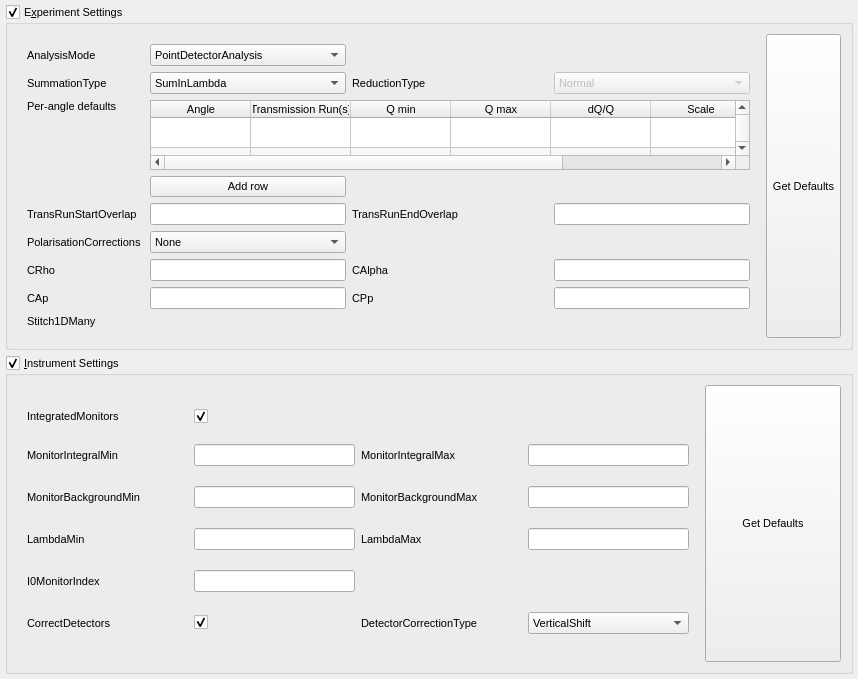
<?xml version="1.0" encoding="UTF-8"?>
<ui version="4.0">
 <class>ReflSettingsTabWidget</class>
 <widget class="QWidget" name="ReflSettingsTabWidget">
  <property name="geometry">
   <rect>
    <x>0</x>
    <y>0</y>
    <width>858</width>
    <height>679</height>
   </rect>
  </property>
  <property name="baseSize">
   <size>
    <width>0</width>
    <height>0</height>
   </size>
  </property>
  <property name="font">
   <font>
    <pointsize>8</pointsize>
    <weight>50</weight>
    <bold>false</bold>
   </font>
  </property>
  <property name="windowTitle">
   <string>Settings Tab</string>
  </property>
  <layout class="QVBoxLayout" name="settingsMainLayout" stretch="1,1">
   <property name="leftMargin">
    <number>5</number>
   </property>
   <property name="topMargin">
    <number>5</number>
   </property>
   <property name="rightMargin">
    <number>5</number>
   </property>
   <property name="bottomMargin">
    <number>5</number>
   </property>
   <item>
    <widget class="QGroupBox" name="expSettingsGroup">
     <property name="title">
      <string>E&amp;xperiment Settings</string>
     </property>
     <property name="checkable">
      <bool>true</bool>
     </property>
     <layout class="QHBoxLayout" name="horizontalLayout_2" stretch="10,2">
      <item>
       <layout class="QGridLayout" name="expSettingsLayout0" rowstretch="1,1,1,1,1,1,1,1,0,0,0,0" columnstretch="1,1,1,1">
        <property name="leftMargin">
         <number>10</number>
        </property>
        <property name="topMargin">
         <number>10</number>
        </property>
        <property name="rightMargin">
         <number>10</number>
        </property>
        <property name="bottomMargin">
         <number>10</number>
        </property>
        <item row="10" column="1">
         <widget class="QLineEdit" name="CApEdit"/>
        </item>
        <item row="1" column="0">
         <widget class="QLabel" name="summationTypeLabel">
          <property name="minimumSize">
           <size>
            <width>117</width>
            <height>0</height>
           </size>
          </property>
          <property name="text">
           <string>SummationType</string>
          </property>
         </widget>
        </item>
        <item row="10" column="0">
         <widget class="QLabel" name="CApLabel">
          <property name="text">
           <string>CAp</string>
          </property>
         </widget>
        </item>
        <item row="8" column="0">
         <widget class="QLabel" name="polCorrLabel">
          <property name="minimumSize">
           <size>
            <width>117</width>
            <height>0</height>
           </size>
          </property>
          <property name="text">
           <string>PolarisationCorrections</string>
          </property>
         </widget>
        </item>
        <item row="0" column="0">
         <widget class="QLabel" name="analysisModeLabel">
          <property name="text">
           <string>AnalysisMode</string>
          </property>
         </widget>
        </item>
        <item row="3" column="0">
         <widget class="QLabel" name="perAngleTableLabel">
          <property name="text">
           <string>Per-angle defaults</string>
          </property>
          <property name="alignment">
           <set>Qt::AlignLeading|Qt::AlignLeft|Qt::AlignTop</set>
          </property>
         </widget>
        </item>
        <item row="1" column="1">
         <widget class="QComboBox" name="summationTypeComboBox">
          <property name="sizePolicy">
           <sizepolicy hsizetype="Expanding" vsizetype="Fixed">
            <horstretch>0</horstretch>
            <verstretch>0</verstretch>
           </sizepolicy>
          </property>
          <item>
           <property name="text">
            <string>SumInLambda</string>
           </property>
          </item>
          <item>
           <property name="text">
            <string>SumInQ</string>
           </property>
          </item>
         </widget>
        </item>
        <item row="9" column="0">
         <widget class="QLabel" name="CRhoLabel">
          <property name="text">
           <string>CRho</string>
          </property>
         </widget>
        </item>
        <item row="0" column="1">
         <widget class="QComboBox" name="analysisModeComboBox">
          <property name="sizePolicy">
           <sizepolicy hsizetype="MinimumExpanding" vsizetype="Fixed">
            <horstretch>0</horstretch>
            <verstretch>0</verstretch>
           </sizepolicy>
          </property>
          <item>
           <property name="text">
            <string>PointDetectorAnalysis</string>
           </property>
          </item>
          <item>
           <property name="text">
            <string>MultiDetectorAnalysis</string>
           </property>
          </item>
         </widget>
        </item>
        <item row="8" column="1">
         <widget class="QComboBox" name="polCorrComboBox">
          <property name="sizePolicy">
           <sizepolicy hsizetype="MinimumExpanding" vsizetype="Fixed">
            <horstretch>0</horstretch>
            <verstretch>0</verstretch>
           </sizepolicy>
          </property>
          <item>
           <property name="text">
            <string>None</string>
           </property>
          </item>
          <item>
           <property name="text">
            <string>PA</string>
           </property>
          </item>
          <item>
           <property name="text">
            <string>PNR</string>
           </property>
          </item>
         </widget>
        </item>
        <item row="9" column="3">
         <widget class="QLineEdit" name="CAlphaEdit"/>
        </item>
        <item row="10" column="2">
         <widget class="QLabel" name="CPpLabel">
          <property name="minimumSize">
           <size>
            <width>117</width>
            <height>0</height>
           </size>
          </property>
          <property name="text">
           <string>CPp</string>
          </property>
         </widget>
        </item>
        <item row="9" column="1">
         <widget class="QLineEdit" name="CRhoEdit"/>
        </item>
        <item row="10" column="3">
         <widget class="QLineEdit" name="CPpEdit"/>
        </item>
        <item row="9" column="2">
         <widget class="QLabel" name="CAlphaLabel">
          <property name="minimumSize">
           <size>
            <width>117</width>
            <height>0</height>
           </size>
          </property>
          <property name="text">
           <string>CAlpha</string>
          </property>
         </widget>
        </item>
        <item row="6" column="1">
         <widget class="QPushButton" name="addPerAngleOptionsButton">
          <property name="toolTip">
           <string>Add another row to the per-angle options table</string>
          </property>
          <property name="whatsThis">
           <string>Adds another row to the per-angle options table so that additional angles can be added</string>
          </property>
          <property name="text">
           <string>Add row</string>
          </property>
         </widget>
        </item>
        <item row="7" column="0">
         <widget class="QLabel" name="startOverlapLabel">
          <property name="text">
           <string>TransRunStartOverlap</string>
          </property>
         </widget>
        </item>
        <item row="7" column="1">
         <widget class="QLineEdit" name="startOverlapEdit"/>
        </item>
        <item row="7" column="2">
         <widget class="QLabel" name="endOverlapLabel">
          <property name="minimumSize">
           <size>
            <width>117</width>
            <height>0</height>
           </size>
          </property>
          <property name="text">
           <string>TransRunEndOverlap</string>
          </property>
         </widget>
        </item>
        <item row="7" column="3">
         <widget class="QLineEdit" name="endOverlapEdit"/>
        </item>
        <item row="3" column="1" rowspan="3" colspan="3">
         <widget class="QTableWidget" name="optionsTable">
          <property name="sizePolicy">
           <sizepolicy hsizetype="MinimumExpanding" vsizetype="Expanding">
            <horstretch>0</horstretch>
            <verstretch>0</verstretch>
           </sizepolicy>
          </property>
          <property name="minimumSize">
           <size>
            <width>600</width>
            <height>0</height>
           </size>
          </property>
          <property name="toolTip">
           <string>Specify options based on the run angle. Leave the angle empty to specify defaults for all runs.</string>
          </property>
          <property name="whatsThis">
           <string>This table allows you to specify default values for runs that do not have values specified on the Runs tab. You can specify these on a per-angle basis, where the angle from the Runs table will be looked up in the this table and those options will be used where a match is found. You may also leave the angle blank in this table to specify the default options that should be used for all runs.</string>
          </property>
          <property name="alternatingRowColors">
           <bool>true</bool>
          </property>
          <property name="sortingEnabled">
           <bool>true</bool>
          </property>
          <property name="rowCount">
           <number>3</number>
          </property>
          <property name="columnCount">
           <number>7</number>
          </property>
          <attribute name="horizontalHeaderVisible">
           <bool>true</bool>
          </attribute>
          <attribute name="horizontalHeaderMinimumSectionSize">
           <number>40</number>
          </attribute>
          <attribute name="horizontalHeaderStretchLastSection">
           <bool>true</bool>
          </attribute>
          <attribute name="verticalHeaderVisible">
           <bool>false</bool>
          </attribute>
          <row>
           <property name="text">
            <string>New Row</string>
           </property>
          </row>
          <row>
           <property name="text">
            <string>New Row</string>
           </property>
          </row>
          <row>
           <property name="text">
            <string>New Row</string>
           </property>
          </row>
          <column>
           <property name="text">
            <string>Angle</string>
           </property>
           <property name="toolTip">
            <string/>
           </property>
          </column>
          <column>
           <property name="text">
            <string>Transmission Run(s)</string>
           </property>
          </column>
          <column>
           <property name="text">
            <string>Q min</string>
           </property>
          </column>
          <column>
           <property name="text">
            <string>Q max</string>
           </property>
          </column>
          <column>
           <property name="text">
            <string>dQ/Q</string>
           </property>
          </column>
          <column>
           <property name="text">
            <string>Scale</string>
           </property>
          </column>
          <column>
           <property name="text">
            <string>ProcessingInstructions</string>
           </property>
          </column>
         </widget>
        </item>
        <item row="1" column="3">
         <widget class="QComboBox" name="reductionTypeComboBox">
          <property name="enabled">
           <bool>false</bool>
          </property>
          <property name="sizePolicy">
           <sizepolicy hsizetype="Expanding" vsizetype="Fixed">
            <horstretch>0</horstretch>
            <verstretch>0</verstretch>
           </sizepolicy>
          </property>
          <item>
           <property name="text">
            <string>Normal</string>
           </property>
          </item>
          <item>
           <property name="text">
            <string>DivergentBeam</string>
           </property>
          </item>
          <item>
           <property name="text">
            <string>NonFlatSample</string>
           </property>
          </item>
         </widget>
        </item>
        <item row="1" column="2">
         <widget class="QLabel" name="reductionTypeLabel">
          <property name="minimumSize">
           <size>
            <width>117</width>
            <height>0</height>
           </size>
          </property>
          <property name="text">
           <string>ReductionType</string>
          </property>
         </widget>
        </item>
        <item row="11" column="0">
         <widget class="QLabel" name="stitchLabel">
          <property name="text">
           <string>Stitch1DMany</string>
          </property>
         </widget>
        </item>
       </layout>
      </item>
      <item>
       <widget class="QPushButton" name="getExpDefaultsButton">
        <property name="sizePolicy">
         <sizepolicy hsizetype="Preferred" vsizetype="Expanding">
          <horstretch>0</horstretch>
          <verstretch>0</verstretch>
         </sizepolicy>
        </property>
        <property name="minimumSize">
         <size>
          <width>71</width>
          <height>32</height>
         </size>
        </property>
        <property name="text">
         <string>Get Defaults</string>
        </property>
        <property name="fixedWidth" stdset="0">
         <number>70</number>
        </property>
        <property name="fixedHeight" stdset="0">
         <number>100</number>
        </property>
        <layout class="QHBoxLayout" name="getExpDefaultsButtonLayout"/>
       </widget>
      </item>
     </layout>
    </widget>
   </item>
   <item>
    <widget class="QGroupBox" name="instSettingsGroup">
     <property name="title">
      <string>&amp;Instrument Settings</string>
     </property>
     <property name="checkable">
      <bool>true</bool>
     </property>
     <layout class="QHBoxLayout" name="horizontalLayout" stretch="10,2">
      <item>
       <layout class="QGridLayout" name="instSettingsLayout0" rowstretch="1,1,1,1,1,1" columnstretch="1,1,1,1">
        <property name="leftMargin">
         <number>10</number>
        </property>
        <property name="topMargin">
         <number>10</number>
        </property>
        <property name="rightMargin">
         <number>10</number>
        </property>
        <property name="bottomMargin">
         <number>10</number>
        </property>
        <item row="5" column="0">
         <widget class="QLabel" name="correctDetectorsLabel">
          <property name="minimumSize">
           <size>
            <width>117</width>
            <height>0</height>
           </size>
          </property>
          <property name="text">
           <string>CorrectDetectors</string>
          </property>
         </widget>
        </item>
        <item row="5" column="3">
         <widget class="QComboBox" name="detectorCorrectionTypeComboBox">
          <property name="sizePolicy">
           <sizepolicy hsizetype="Expanding" vsizetype="Fixed">
            <horstretch>0</horstretch>
            <verstretch>0</verstretch>
           </sizepolicy>
          </property>
          <item>
           <property name="text">
            <string>VerticalShift</string>
           </property>
          </item>
          <item>
           <property name="text">
            <string>RotateAroundSample</string>
           </property>
          </item>
         </widget>
        </item>
        <item row="3" column="0">
         <widget class="QLabel" name="lamMinLabel">
          <property name="minimumSize">
           <size>
            <width>117</width>
            <height>0</height>
           </size>
          </property>
          <property name="text">
           <string>LambdaMin</string>
          </property>
         </widget>
        </item>
        <item row="1" column="0">
         <widget class="QLabel" name="monIntMinLabel">
          <property name="sizePolicy">
           <sizepolicy hsizetype="MinimumExpanding" vsizetype="Preferred">
            <horstretch>0</horstretch>
            <verstretch>0</verstretch>
           </sizepolicy>
          </property>
          <property name="minimumSize">
           <size>
            <width>117</width>
            <height>0</height>
           </size>
          </property>
          <property name="text">
           <string>MonitorIntegralMin</string>
          </property>
         </widget>
        </item>
        <item row="4" column="1">
         <widget class="QLineEdit" name="I0MonIndexEdit">
          <property name="sizePolicy">
           <sizepolicy hsizetype="MinimumExpanding" vsizetype="Fixed">
            <horstretch>0</horstretch>
            <verstretch>0</verstretch>
           </sizepolicy>
          </property>
          <property name="minimumSize">
           <size>
            <width>154</width>
            <height>0</height>
           </size>
          </property>
         </widget>
        </item>
        <item row="3" column="1">
         <widget class="QLineEdit" name="lamMinEdit">
          <property name="sizePolicy">
           <sizepolicy hsizetype="MinimumExpanding" vsizetype="Fixed">
            <horstretch>0</horstretch>
            <verstretch>0</verstretch>
           </sizepolicy>
          </property>
          <property name="minimumSize">
           <size>
            <width>154</width>
            <height>0</height>
           </size>
          </property>
         </widget>
        </item>
        <item row="4" column="0">
         <widget class="QLabel" name="I0MonIndexLabel">
          <property name="minimumSize">
           <size>
            <width>117</width>
            <height>0</height>
           </size>
          </property>
          <property name="text">
           <string>I0MonitorIndex</string>
          </property>
         </widget>
        </item>
        <item row="2" column="3">
         <widget class="QLineEdit" name="monBgMaxEdit"/>
        </item>
        <item row="3" column="2">
         <widget class="QLabel" name="lamMaxLabel">
          <property name="minimumSize">
           <size>
            <width>117</width>
            <height>0</height>
           </size>
          </property>
          <property name="text">
           <string>LambdaMax</string>
          </property>
         </widget>
        </item>
        <item row="2" column="2">
         <widget class="QLabel" name="monBgMaxLabel">
          <property name="minimumSize">
           <size>
            <width>117</width>
            <height>0</height>
           </size>
          </property>
          <property name="text">
           <string>MonitorBackgroundMax</string>
          </property>
         </widget>
        </item>
        <item row="3" column="3">
         <widget class="QLineEdit" name="lamMaxEdit"/>
        </item>
        <item row="0" column="1">
         <widget class="QCheckBox" name="intMonCheckBox">
          <property name="checked">
           <bool>true</bool>
          </property>
         </widget>
        </item>
        <item row="2" column="0">
         <widget class="QLabel" name="monBgMinLabel">
          <property name="minimumSize">
           <size>
            <width>117</width>
            <height>0</height>
           </size>
          </property>
          <property name="text">
           <string>MonitorBackgroundMin</string>
          </property>
         </widget>
        </item>
        <item row="2" column="1">
         <widget class="QLineEdit" name="monBgMinEdit">
          <property name="sizePolicy">
           <sizepolicy hsizetype="MinimumExpanding" vsizetype="Fixed">
            <horstretch>0</horstretch>
            <verstretch>0</verstretch>
           </sizepolicy>
          </property>
          <property name="minimumSize">
           <size>
            <width>145</width>
            <height>0</height>
           </size>
          </property>
         </widget>
        </item>
        <item row="1" column="2">
         <widget class="QLabel" name="monIntMaxLabel">
          <property name="minimumSize">
           <size>
            <width>117</width>
            <height>0</height>
           </size>
          </property>
          <property name="text">
           <string>MonitorIntegralMax</string>
          </property>
         </widget>
        </item>
        <item row="1" column="1">
         <widget class="QLineEdit" name="monIntMinEdit">
          <property name="sizePolicy">
           <sizepolicy hsizetype="MinimumExpanding" vsizetype="Fixed">
            <horstretch>0</horstretch>
            <verstretch>0</verstretch>
           </sizepolicy>
          </property>
          <property name="minimumSize">
           <size>
            <width>154</width>
            <height>0</height>
           </size>
          </property>
         </widget>
        </item>
        <item row="0" column="0">
         <widget class="QLabel" name="intMonCheckLabel">
          <property name="sizePolicy">
           <sizepolicy hsizetype="Preferred" vsizetype="Preferred">
            <horstretch>0</horstretch>
            <verstretch>0</verstretch>
           </sizepolicy>
          </property>
          <property name="minimumSize">
           <size>
            <width>117</width>
            <height>0</height>
           </size>
          </property>
          <property name="text">
           <string>IntegratedMonitors</string>
          </property>
         </widget>
        </item>
        <item row="1" column="3">
         <widget class="QLineEdit" name="monIntMaxEdit">
          <property name="sizePolicy">
           <sizepolicy hsizetype="Expanding" vsizetype="Fixed">
            <horstretch>0</horstretch>
            <verstretch>0</verstretch>
           </sizepolicy>
          </property>
         </widget>
        </item>
        <item row="5" column="1">
         <widget class="QCheckBox" name="correctDetectorsCheckBox">
          <property name="text">
           <string/>
          </property>
          <property name="checked">
           <bool>true</bool>
          </property>
         </widget>
        </item>
        <item row="5" column="2">
         <widget class="QLabel" name="detectorCorrectionTypeLabel">
          <property name="minimumSize">
           <size>
            <width>117</width>
            <height>0</height>
           </size>
          </property>
          <property name="text">
           <string>DetectorCorrectionType</string>
          </property>
         </widget>
        </item>
       </layout>
      </item>
      <item>
       <widget class="QPushButton" name="getInstDefaultsButton">
        <property name="sizePolicy">
         <sizepolicy hsizetype="Preferred" vsizetype="Expanding">
          <horstretch>0</horstretch>
          <verstretch>0</verstretch>
         </sizepolicy>
        </property>
        <property name="minimumSize">
         <size>
          <width>71</width>
          <height>32</height>
         </size>
        </property>
        <property name="text">
         <string>Get Defaults</string>
        </property>
        <property name="fixedWidth" stdset="0">
         <number>70</number>
        </property>
        <property name="fixedHeight" stdset="0">
         <number>100</number>
        </property>
        <layout class="QHBoxLayout" name="getInstDefaultsButtonLayout"/>
       </widget>
      </item>
     </layout>
    </widget>
   </item>
  </layout>
 </widget>
 <resources/>
 <connections/>
</ui>
